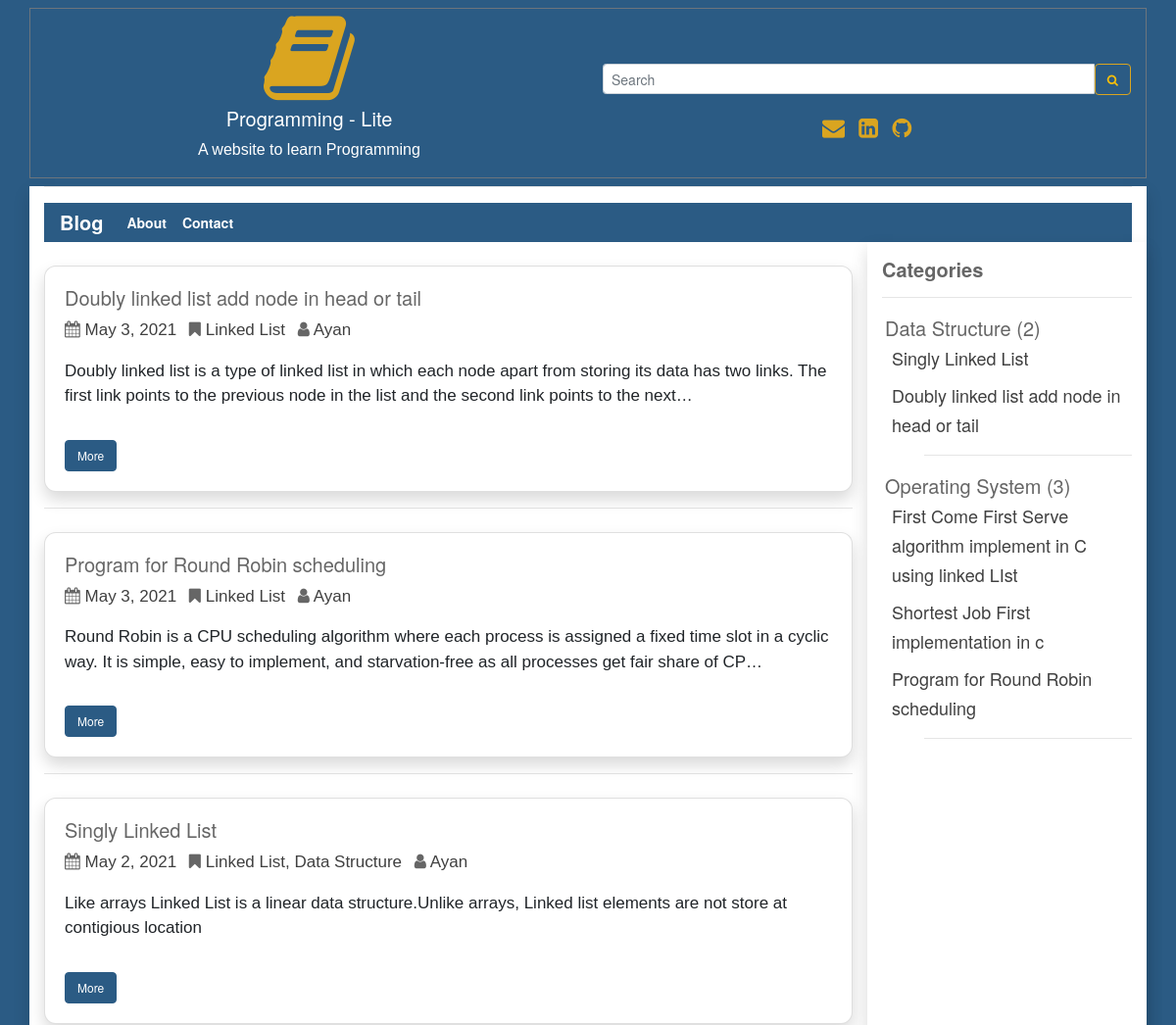
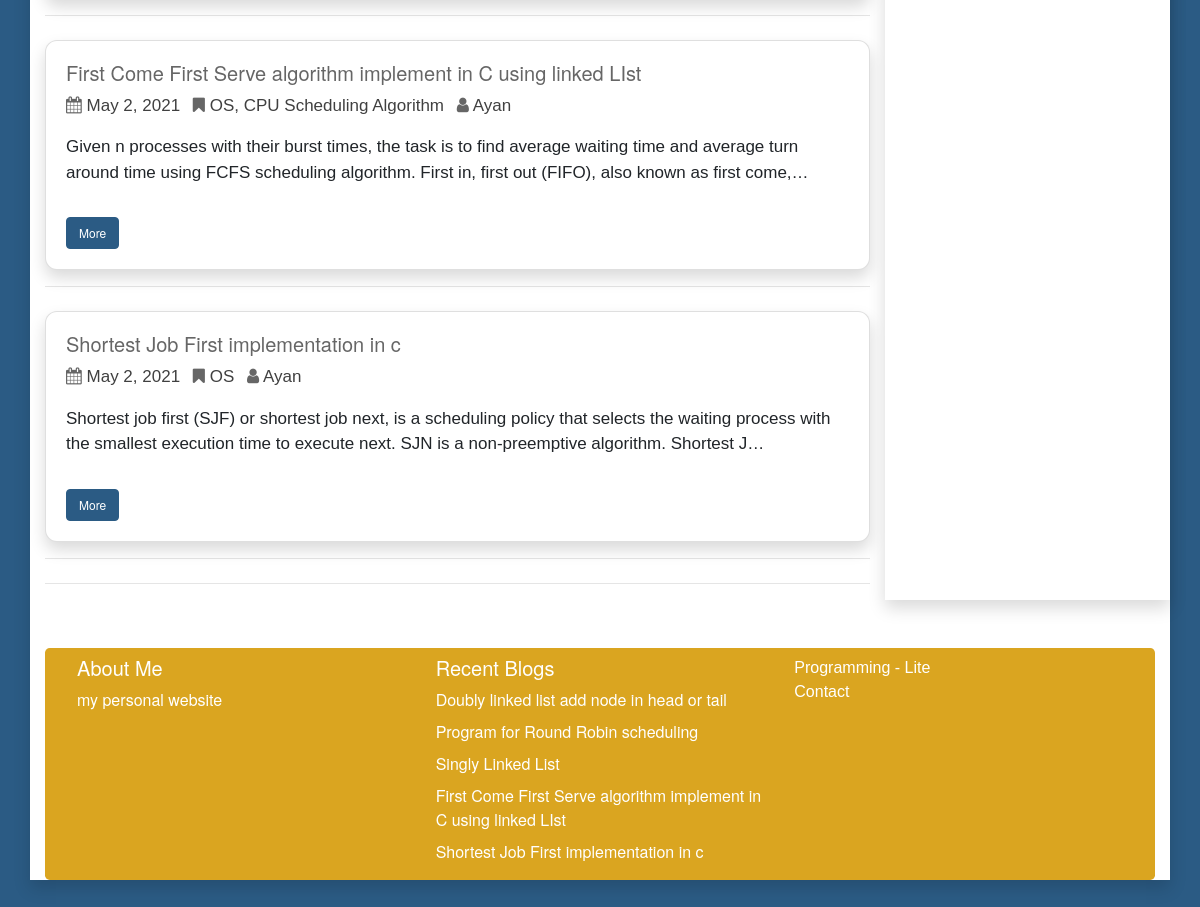
The app's page /, older data (2 pictures, top to bottom).
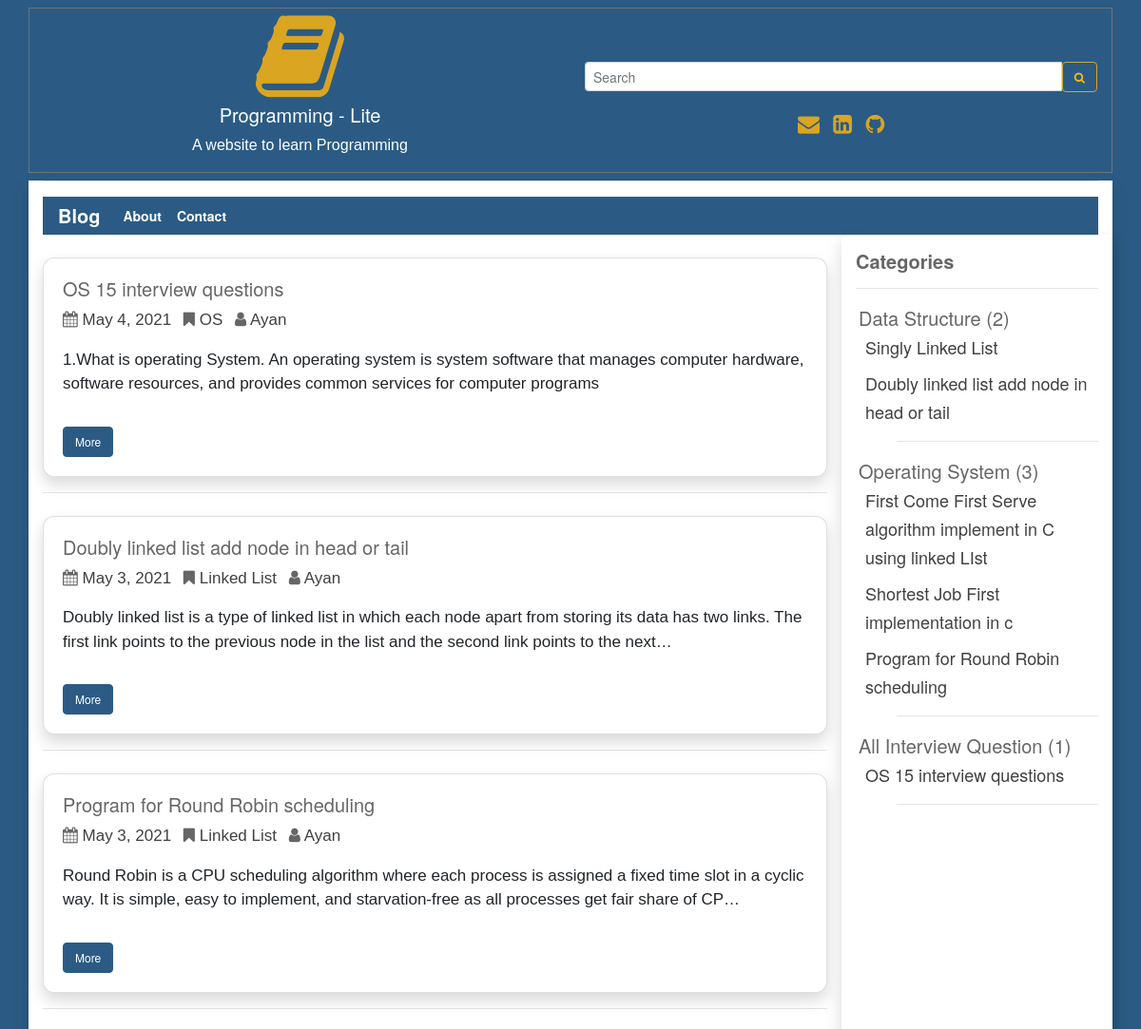
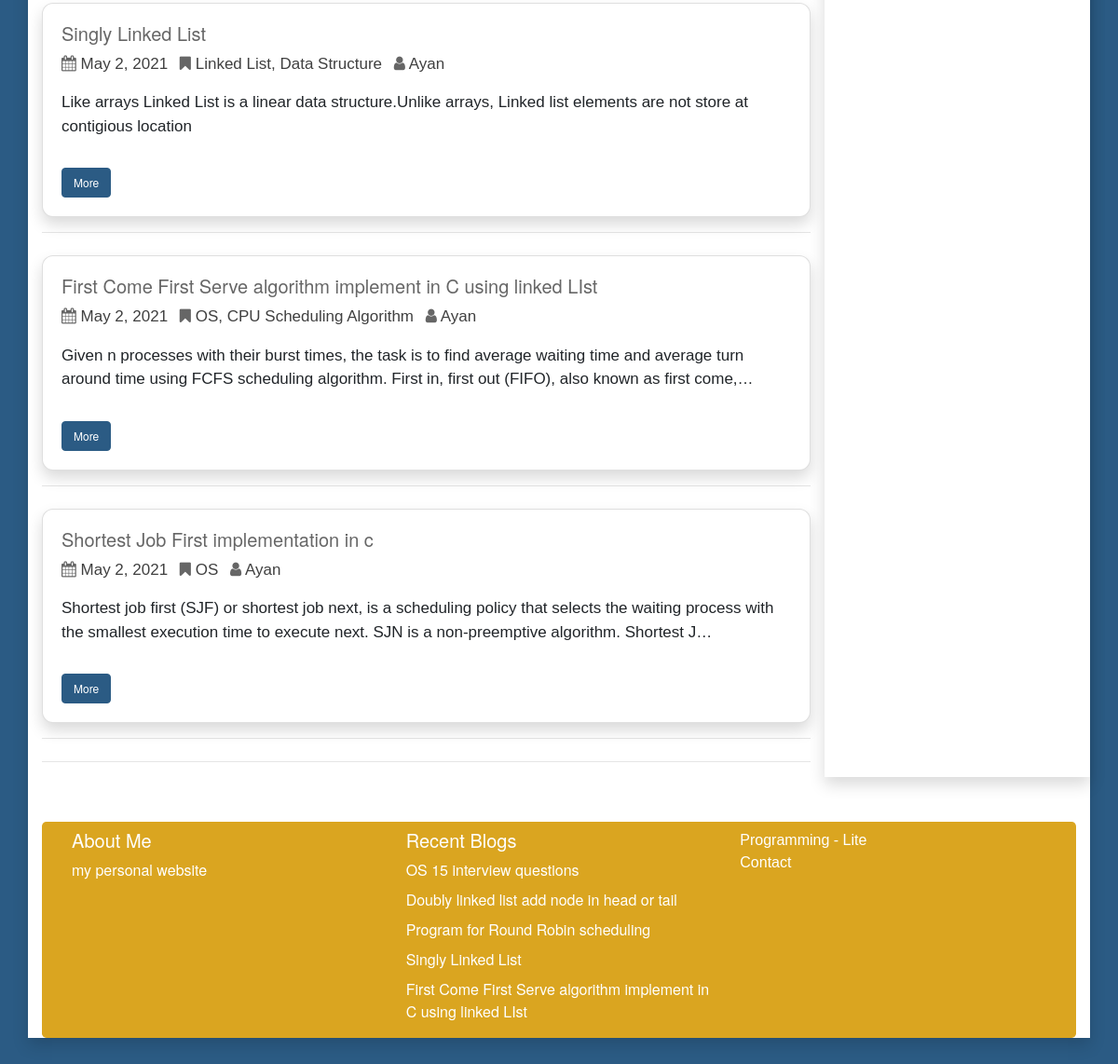
The same page, newer data (2 pictures, top to bottom).
### user_panel_1/models.py (models this page shows, shortened)
class Blog(models.Model):
    cat_name = models.ForeignKey(Category, on_delete=models.CASCADE)
    blog_author = models.CharField(max_length=200)
    blog_priority = models.IntegerField(blank=True, null=True)
    blog_tags = models.CharField(max_length=200,  blank=True, null=True)
    blog_title = models.CharField(max_length=200)
    blog_descriptions = models.CharField(max_length=600);
    blog_body = RichTextUploadingField(blank=True, null=True)
    blog_views = models.IntegerField(default=0)
    blog_date = models.DateField(auto_now_add=True, auto_now=False, blank=True)

class Category(models.Model):
    cat_name = models.CharField(max_length=300)
    cat_priority = models.IntegerField(blank=True, null=True);
    def __str__(self):
        return self.cat_name

### user_panel_1/views.py (the view)
# urls.py: path('', views.blog, name='blog'),
def blog(request):
    categorys = Blog.objects.all().select_related('cat_name')
    categorys = categorys.order_by('cat_name__cat_priority', 'cat_name', 'blog_priority') #sort all data
    blogs = Blog.objects.all().order_by('-blog_date')
    paginator = Paginator(blogs, 10)
    page = request.GET.get('page')
    blogs = paginator.get_page(page)
    recentBlog = Blog.objects.all().order_by('-blog_date')[0:5]
    context = {
        'object_list': categorys,
        'blogs': blogs,
        'recentBlog': recentBlog,
    }
    return render(request, 'blog.html', context)

### templates/blog.html (shortened to what this page needs)
{% extends 'base.html' %}
{% load static %}
{% block content %}
   {% for blogs in blogs %}
    <div class="card shadow mt-4 rounded">
    <div class="card-body">
         <h5 class="title">{{blogs.blog_title |truncatechars:100}}</h5>
         <p  class="description"><i class="fa fa-calendar" aria-hidden="true"></i> <a href="{% url 'date' blogs.blog_date %}" class="mr-2 ur description"> {{ blogs.blog_date}} </a> <i class="fa fa-bookmark" aria-hidden="true"></i>
         <a href="{% url 'tags' blogs.blog_tags %}" class="mr-2 ur description">  {{ blogs.blog_tags}} </a>
        <i class="fa fa-user" aria-hidden="true"></i>  <a href="{% url 'author' blogs.blog_author %}" class="ur description">  {{ blogs.blog_author}} </a>
                            </p>
         <div > <p class="fs">{{blogs.blog_descriptions |truncatechars:200}}</p></div>
         <a href="{% url 'more' blogs.id %}"   class="btn btn-info mt-3">More</a>
  </div>
    </div>
    <hr>
    {% endfor %}
  <hr>
{% endblock content %}

### templates/base.html (shortened to what the changed rows need)
{% load static %}
{% load humanize %}
<!DOCTYPE html>
<html lang="en">
<head>
  <link rel="stylesheet" href="https://maxcdn.bootstrapcdn.com/bootstrap/4.5.2/css/bootstrap.min.css">
  <link rel="stylesheet"
      href="//cdnjs.cloudflare.com/ajax/libs/highlight.js/10.7.2/styles/default.min.css">
    <link
      rel="stylesheet"
      href="https://cdnjs.cloudflare.com/ajax/libs/font-awesome/4.7.0/css/font-awesome.min.css"
    />
    <link
      rel="stylesheet"
      href="{% static 'css/style.css' %}"
    />
    <link href="https://cdn.jsdelivr.net/gh/gitbrent/bootstrap4-toggle@3.6.1/css/bootstrap4-toggle.min.css" rel="stylesheet">
</head>
<body style="background:#2b5b84;">
<div class="container bg-white shadow">
<div class="row">
    <div class="col-sm-9">
    {% block content %}
    {% endblock content %}
    </div>
    <div class="col-sm-3 shadow">
     {% regroup object_list by cat_name as cat_all %}
<ul>
{% for categories in cat_all %}
    <li style="list-style-type:none; margin-left:-37px;" class="title">{{ categories.grouper }} ({{ categories.list|length}})
    <ul style="list-style-type:none;">
        {% for blog in categories.list %}
          <li style="margin-left:-33px;"  class="ur {% if blog.id == more.id %}activee{% endif %}">
          <a href="{% url 'more' blog.id %}"><a href="{% url 'more' blog.id %}" class="ur " style="font-size: 18px;">{{ blog.blog_title }}</li>
        {% endfor %}
        <hr>
    </ul>
    </li>
{% endfor %}
</ul>
    </div>
</div>
<div class="jumbotron mt-5 pb-0 pt-0 text-white" style="background:#DAA520;">
   <div class="row">
     <div class="col-sm-4">
      <p class="lead mt-2 mb-2">
        <h5 class="mt-2">Recent Blogs</h5>
        {% for recentBlog in recentBlog %}
         <a href="{% url 'more' recentBlog.id %}"  class="text-white">{{recentBlog.blog_title}}</a>
        <br>
        {% endfor %}
    </p>
     </div>
   </div>
</div>
</div>
</body>
</html>

Row changes from the older to the newer data that the page shows:
no longer on one of the page's lists (row unchanged): Blog: blog_title "Shortest Job First implementation in c"
added Blog: blog_title "OS 15 interview questions", blog_date "May 4, 2021", blog_tags "OS", blog_author "Ayan", blog_descriptions "1.What is operating System. An operating system is system software that manages computer hardware, software resources, and provides common services for computer programs"
added Category: grouper "All Interview Question", list|length "1"
